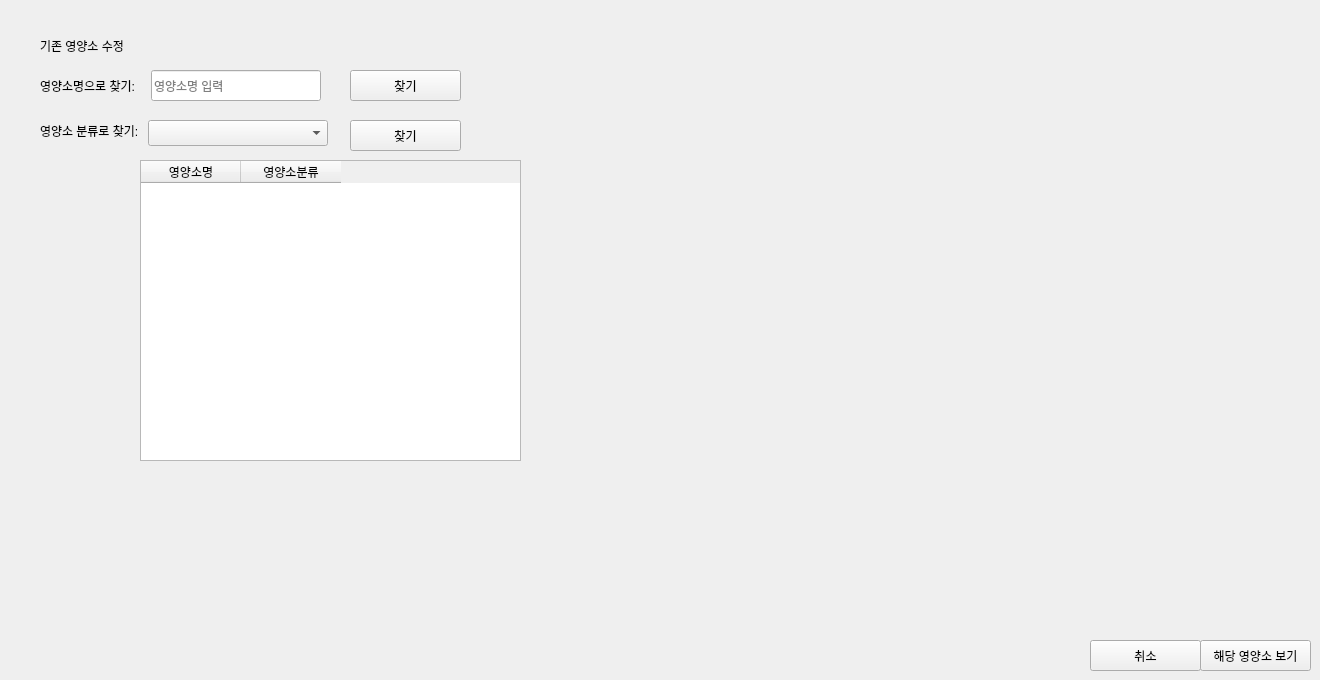
      <widget class="QWidget" name="page_data_nut_2_21">
       <widget class="QWidget" name="widget_29" native="true">
        <property name="geometry">
         <rect>
          <x>0</x>
          <y>0</y>
          <width>701</width>
          <height>571</height>
         </rect>
        </property>
        <widget class="QPushButton" name="btn_findby_nut_category_21">
         <property name="geometry">
          <rect>
           <x>350</x>
           <y>120</y>
           <width>111</width>
           <height>31</height>
          </rect>
         </property>
         <property name="text">
          <string>찾기</string>
         </property>
        </widget>
        <widget class="QLabel" name="label_126">
         <property name="geometry">
          <rect>
           <x>40</x>
           <y>30</y>
           <width>101</width>
           <height>31</height>
          </rect>
         </property>
         <property name="text">
          <string>기존 영양소 수정</string>
         </property>
        </widget>
        <widget class="QLabel" name="label_127">
         <property name="geometry">
          <rect>
           <x>40</x>
           <y>110</y>
           <width>101</width>
           <height>41</height>
          </rect>
         </property>
         <property name="text">
          <string>영양소 분류로 찾기:</string>
         </property>
        </widget>
        <widget class="QComboBox" name="comboBox_nut_category1_21">
         <property name="geometry">
          <rect>
           <x>148</x>
           <y>120</y>
           <width>180</width>
           <height>26</height>
          </rect>
         </property>
         <property name="currentText">
          <string/>
         </property>
        </widget>
        <widget class="QTableWidget" name="tableWidget_nutCandidates_21">
         <property name="geometry">
          <rect>
           <x>140</x>
           <y>160</y>
           <width>381</width>
           <height>301</height>
          </rect>
         </property>
         <column>
          <property name="text">
           <string>영양소명</string>
          </property>
         </column>
         <column>
          <property name="text">
           <string>영양소분류</string>
          </property>
         </column>
        </widget>
        <widget class="QLineEdit" name="lineEdit_nut_name_21">
         <property name="geometry">
          <rect>
           <x>151</x>
           <y>70</y>
           <width>170</width>
           <height>31</height>
          </rect>
         </property>
         <property name="placeholderText">
          <string>영양소명 입력</string>
         </property>
        </widget>
        <widget class="QLabel" name="label_128">
         <property name="geometry">
          <rect>
           <x>40</x>
           <y>70</y>
           <width>101</width>
           <height>31</height>
          </rect>
         </property>
         <property name="text">
          <string>영양소명으로 찾기:</string>
         </property>
        </widget>
        <widget class="QPushButton" name="btn_findby_nut_name_21">
         <property name="geometry">
          <rect>
           <x>350</x>
           <y>70</y>
           <width>111</width>
           <height>31</height>
          </rect>
         </property>
         <property name="text">
          <string>찾기</string>
         </property>
        </widget>
       </widget>
       <widget class="QWidget" name="widget_30" native="true">
        <property name="geometry">
         <rect>
          <x>1090</x>
          <y>620</y>
          <width>221</width>
          <height>51</height>
         </rect>
        </property>
        <widget class="QPushButton" name="btn_cancel_21">
         <property name="geometry">
          <rect>
           <x>0</x>
           <y>20</y>
           <width>111</width>
           <height>31</height>
          </rect>
         </property>
         <property name="text">
          <string>취소</string>
         </property>
        </widget>
        <widget class="QPushButton" name="btn_confirm_nut_21">
         <property name="geometry">
          <rect>
           <x>110</x>
           <y>20</y>
           <width>111</width>
           <height>31</height>
          </rect>
         </property>
         <property name="text">
          <string>해당 영양소 보기</string>
         </property>
        </widget>
       </widget>
      </widget>
